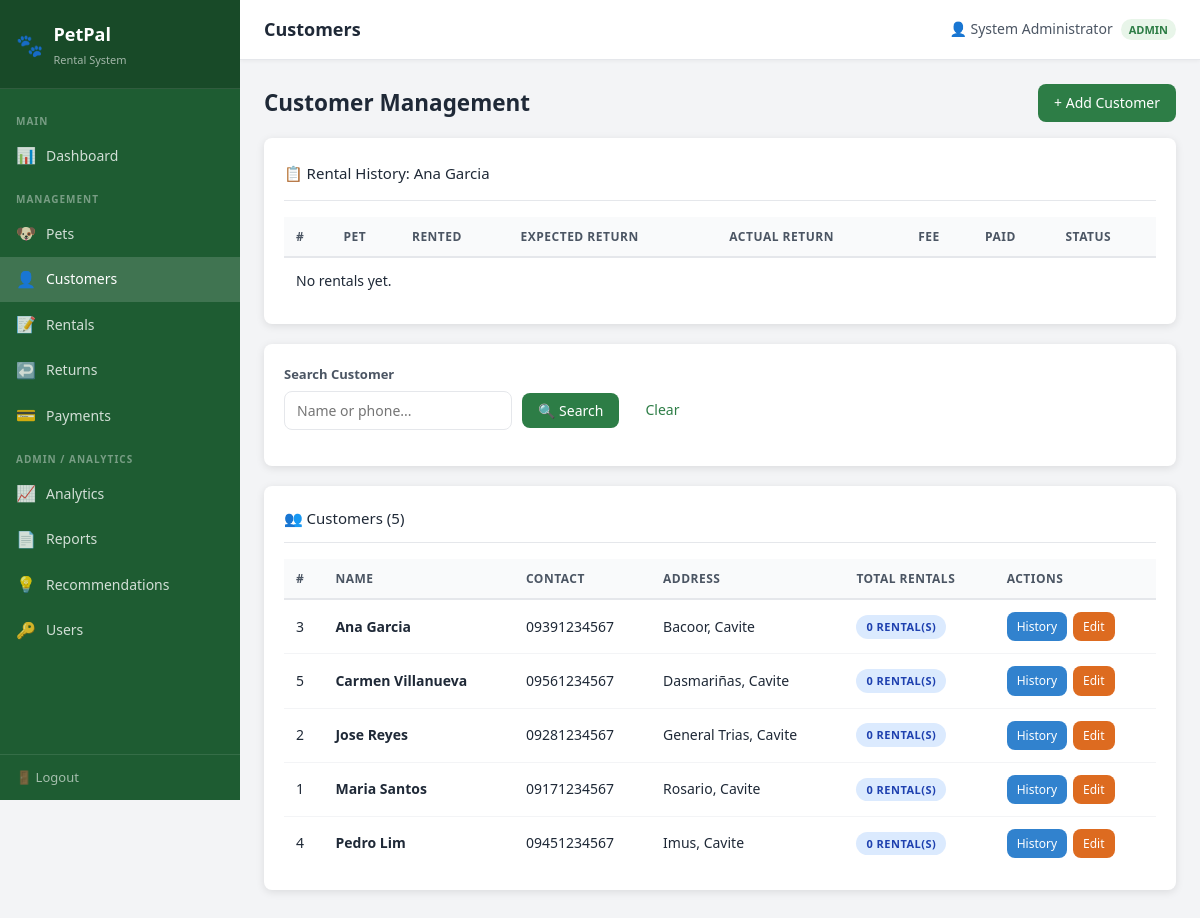
Page /pages/customers.php?history=3 (signed in) on the committed database.
### tables this page shows
CREATE TABLE IF NOT EXISTS customers (
    customer_id     INT AUTO_INCREMENT PRIMARY KEY,
    customer_name   VARCHAR(100) NOT NULL,
    contact_number  VARCHAR(20) NOT NULL,
    address         TEXT NOT NULL,
    created_at      DATETIME DEFAULT CURRENT_TIMESTAMP
);

### pages/customers.php (the view, shortened to what this page needs)
<?php
require_once '../includes/config.php';
$viewHistory = null;
if (isset($_GET['history'])) {
    $cid = intval($_GET['history']);
    $stmt = $pdo->prepare("SELECT * FROM customers WHERE customer_id = ?");
    $stmt->execute([$cid]);
    $viewHistory = $stmt->fetch();
    if ($viewHistory) {
        $stmt = $pdo->prepare("
            SELECT r.*, p.pet_name, p.species, pay.amount as paid_amount
            FROM rentals r
            JOIN pets p ON r.pet_id = p.pet_id
            LEFT JOIN payments pay ON r.rental_id = pay.rental_id
            WHERE r.customer_id = ?
            ORDER BY r.created_at DESC
        ");
        $stmt->execute([$cid]);
        $customerRentals = $stmt->fetchAll();
    }
}
$search = trim($_GET['search'] ?? '');
$where  = [];
$params = [];
$whereSQL = $where ? 'WHERE ' . implode(' AND ', $where) : '';
$stmt = $pdo->prepare("
    SELECT c.*, COUNT(r.rental_id) as total_rentals
    FROM customers c
    LEFT JOIN rentals r ON c.customer_id = r.customer_id
    $whereSQL
    GROUP BY c.customer_id
    ORDER BY c.customer_name ASC
");
$stmt->execute($params);
$customers = $stmt->fetchAll();
include '../includes/header.php';
?>
<div class="page-header-wrap">
    <h2 class="page-title">Customer Management</h2>
    <a href="?show_form=1" class="btn btn-primary">+ Add Customer</a>
</div>
<?php if ($viewHistory): ?>
<div class="card">
    <div class="card-header d-flex justify-between align-center">
        <span>📋 Rental History: <?= htmlspecialchars($viewHistory['customer_name']) ?></span>
        <a href="customers.php" class="btn btn-sm" style="background:rgba(255,255,255,0.2);color:white;">Close</a>
    </div>
    <div class="card-body p-0">
        <div class="table-wrapper">
            <table class="table">
                <thead>
                    <tr><th>#</th><th>Pet</th><th>Rented</th><th>Expected Return</th><th>Actual Return</th><th>Fee</th><th>Paid</th><th>Status</th></tr>
                </thead>
                <tbody>
                    <?php if (empty($customerRentals)): ?>
                        <tr><td colspan="8" class="table-empty">No rentals yet.</td></tr>
                    <?php endif; ?>
                </tbody>
            </table>
        </div>
    </div>
</div>
<?php endif; ?>
<div class="card">
    <div class="card-body">
        <form method="GET" class="form-inline d-flex align-center">
            <div class="form-group">
                <label>Search Customer</label>
                <input type="text" name="search" class="form-control" placeholder="Name or phone..."
                       value="<?= htmlspecialchars($search) ?>">
            </div>
            <div class="form-group">
                <label>&nbsp;</label>
                <button type="submit" class="btn btn-primary w-100">🔍 Search</button>
            </div>
            <div class="form-group">
                <label>&nbsp;</label>
                <a href="customers.php" class="btn btn-secondary w-100">Clear</a>
            </div>
        </form>
    </div>
</div>
<div class="card">
    <div class="card-header">👥 Customers (<?= count($customers) ?>)</div>
    <div class="card-body p-0">
        <div class="table-wrapper">
            <table class="table">
                <thead>
                    <tr><th>#</th><th>Name</th><th>Contact</th><th>Address</th><th>Total Rentals</th><th>Actions</th></tr>
                </thead>
                <tbody>
                    <?php if (empty($customers)): ?>
                        <tr><td colspan="6" class="table-empty">No customers found.</td></tr>
                    <?php else: ?>
                        <?php foreach ($customers as $c): ?>
                        <tr>
                            <td><?= $c['customer_id'] ?></td>
                            <td><strong><?= htmlspecialchars($c['customer_name']) ?></strong></td>
                            <td><?= htmlspecialchars($c['contact_number']) ?></td>
                            <td><?= htmlspecialchars($c['address']) ?></td>
                            <td><span class="badge badge-info"><?= $c['total_rentals'] ?> rental(s)</span></td>
                            <td>
                                <div class="btn-group">
                                    <a href="?history=<?= $c['customer_id'] ?>" class="btn btn-info btn-sm">History</a>
                                    <a href="?edit=<?= $c['customer_id'] ?>" class="btn btn-warning btn-sm">Edit</a>
                                </div>
                            </td>
                        </tr>
                        <?php endforeach; ?>
                    <?php endif; ?>
                </tbody>
            </table>
        </div>
    </div>
</div>
<?php include '../includes/footer.php'; ?>

### css/style.css (style rules this page uses)
:root { --primary: #2D7D46; --primary-dark: #1e5c32; --primary-light: #e8f5e9; --accent: #F4A62A; --danger: #e53e3e; --warning: #dd6b20; --info: #3182ce; --white: #ffffff; --gray-50: #f9fafb; --gray-100: #f3f4f6; --gray-200: #e5e7eb; --gray-400: #9ca3af; --gray-600: #4b5563; --gray-800: #1f2937; --black: #111827; --sidebar-width: 240px; --topbar-height: 60px; --radius: 8px; --shadow: 0 2px 8px rgba(0,0,0,0.1); --font-base: 15px; --font-family: 'Segoe UI', Tahoma, Geneva, Verdana, sans-serif; }
* { margin: 0; padding: 0; box-sizing: border-box; }
body { font-family: var(--font-family); font-size: var(--font-base); background-color: var(--gray-100); color: var(--gray-800); line-height: 1.6; }
a { color: var(--primary); text-decoration: none; }
.card { background: var(--white); border-radius: var(--radius); box-shadow: var(--shadow); padding: 20px; margin-bottom: 20px; }
.card-header { display: flex; align-items: center; justify-content: space-between; margin-bottom: 16px; padding-bottom: 12px; border-bottom: 1px solid var(--gray-200); flex-wrap: wrap; gap: 8px; }
.form-group { margin-bottom: 16px; }
.form-group label { display: block; font-size: 13px; font-weight: 600; color: var(--gray-600); margin-bottom: 6px; }
.form-control { width: 100%; padding: 9px 12px; border: 1px solid var(--gray-200); border-radius: var(--radius); font-size: 14px; font-family: var(--font-family); color: var(--gray-800); background: var(--white); transition: border-color 0.2s; }
.form-inline { display: flex; align-items: center; gap: 10px; flex-wrap: wrap; }
.btn { display: inline-flex; align-items: center; gap: 6px; padding: 8px 16px; border: none; border-radius: var(--radius); font-size: 14px; font-family: var(--font-family); font-weight: 500; cursor: pointer; transition: background 0.2s, transform 0.1s; text-decoration: none; white-space: nowrap; }
.btn-primary { background: var(--primary); color: var(--white); }
.btn-warning { background: var(--warning); color: var(--white); }
.btn-info { background: var(--info); color: var(--white); }
.btn-sm { padding: 5px 10px; font-size: 12px; }
.btn-group { display: flex; gap: 6px; flex-wrap: wrap; }
.table-wrapper { overflow-x: auto; width: 100%; }
table { width: 100%; border-collapse: collapse; font-size: 14px; }
table th { background: var(--gray-50); color: var(--gray-600); font-size: 12px; font-weight: 600; text-transform: uppercase; letter-spacing: 0.5px; padding: 10px 12px; text-align: left; border-bottom: 2px solid var(--gray-200); }
table td { padding: 12px; border-bottom: 1px solid var(--gray-100); vertical-align: middle; white-space: nowrap; }
table tr:last-child td { border-bottom: none; }
.badge { display: inline-block; padding: 3px 10px; border-radius: 20px; font-size: 11px; font-weight: 600; text-transform: uppercase; letter-spacing: 0.5px; }
.badge-info { background: #dbeafe; color: #1e40af; }
.d-flex { display: flex; }
.w-100 { width: 100%; }

### pages/customers.php (style rules this page uses)
.page-header-wrap { display: flex; justify-content: space-between; align-items: center; margin-bottom: 1rem; }

### rows in the picture
customers: customer_name "Ana Garcia", customer_id "3", contact_number "09391234567", address "Bacoor, Cavite", total_rentals "0"
customers: customer_id "5", customer_name "Carmen Villanueva", contact_number "09561234567", address "Dasmariñas, Cavite", total_rentals "0"
customers: customer_id "2", customer_name "Jose Reyes", contact_number "09281234567", address "General Trias, Cavite", total_rentals "0"
customers: customer_id "1", customer_name "Maria Santos", contact_number "09171234567", address "Rosario, Cavite", total_rentals "0"
customers: customer_id "4", customer_name "Pedro Lim", contact_number "09451234567", address "Imus, Cavite", total_rentals "0"

### other values in the picture
str_replace('.php', '', $current_page) "Customers"
currentUser() "System Administrator"
$_SESSION['role'] "ADMIN"
count($customers) "5"
